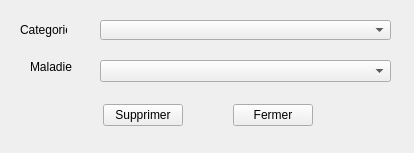
<?xml version="1.0" encoding="UTF-8"?>
<ui version="4.0">
 <class>MainWindow</class>
 <widget class="QMainWindow" name="MainWindow">
  <property name="geometry">
   <rect>
    <x>0</x>
    <y>0</y>
    <width>414</width>
    <height>153</height>
   </rect>
  </property>
  <property name="windowTitle">
   <string>Supprimer maladie</string>
  </property>
  <widget class="QWidget" name="centralwidget">
   <widget class="QWidget" name="layoutWidget">
    <property name="geometry">
     <rect>
      <x>60</x>
      <y>100</y>
      <width>296</width>
      <height>31</height>
     </rect>
    </property>
    <layout class="QHBoxLayout" name="horizontalLayout_3">
     <item>
      <spacer name="horizontalSpacer_7">
       <property name="orientation">
        <enum>Qt::Horizontal</enum>
       </property>
       <property name="sizeHint" stdset="0">
        <size>
         <width>40</width>
         <height>20</height>
        </size>
       </property>
      </spacer>
     </item>
     <item>
      <widget class="QPushButton" name="supprimer">
       <property name="text">
        <string>Supprimer</string>
       </property>
      </widget>
     </item>
     <item>
      <spacer name="horizontalSpacer_8">
       <property name="orientation">
        <enum>Qt::Horizontal</enum>
       </property>
       <property name="sizeHint" stdset="0">
        <size>
         <width>40</width>
         <height>20</height>
        </size>
       </property>
      </spacer>
     </item>
     <item>
      <widget class="QPushButton" name="fermer_3">
       <property name="text">
        <string>Fermer</string>
       </property>
      </widget>
     </item>
     <item>
      <spacer name="horizontalSpacer_9">
       <property name="orientation">
        <enum>Qt::Horizontal</enum>
       </property>
       <property name="sizeHint" stdset="0">
        <size>
         <width>40</width>
         <height>20</height>
        </size>
       </property>
      </spacer>
     </item>
    </layout>
   </widget>
   <widget class="QComboBox" name="categorie">
    <property name="geometry">
     <rect>
      <x>100</x>
      <y>20</y>
      <width>291</width>
      <height>20</height>
     </rect>
    </property>
   </widget>
   <widget class="QLabel" name="label">
    <property name="geometry">
     <rect>
      <x>20</x>
      <y>20</y>
      <width>47</width>
      <height>20</height>
     </rect>
    </property>
    <property name="text">
     <string>Categorie</string>
    </property>
   </widget>
   <widget class="QComboBox" name="maladie">
    <property name="geometry">
     <rect>
      <x>100</x>
      <y>60</y>
      <width>291</width>
      <height>22</height>
     </rect>
    </property>
   </widget>
   <widget class="QLabel" name="label_2">
    <property name="geometry">
     <rect>
      <x>30</x>
      <y>60</y>
      <width>47</width>
      <height>13</height>
     </rect>
    </property>
    <property name="text">
     <string>Maladie</string>
    </property>
   </widget>
  </widget>
 </widget>
 <resources/>
 <connections/>
</ui>
